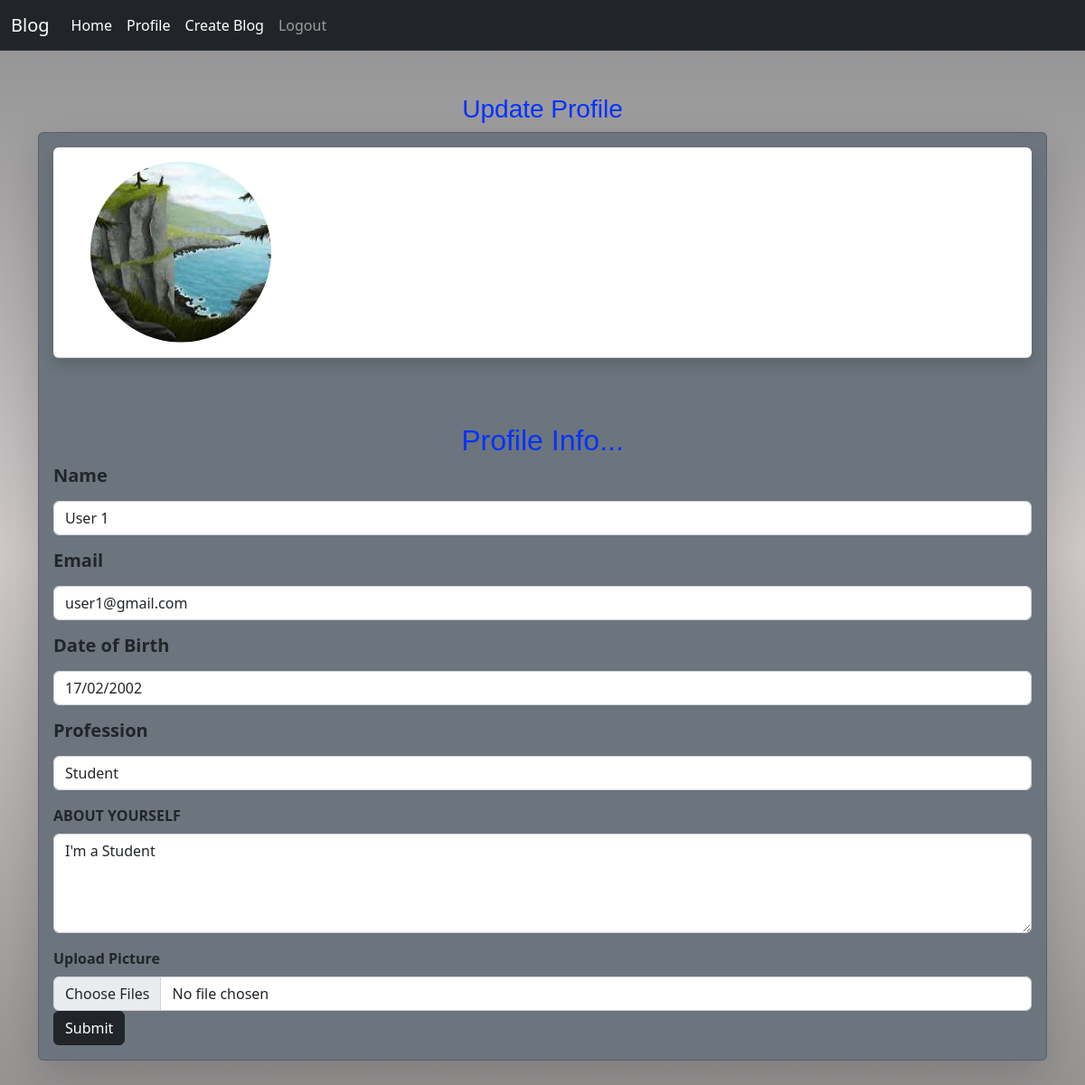
/updateprofile (signed in), run on the app's committed database.
### models.py (models this page shows)
class User(db.Model):
    __tablename__='user'
    id = db.Column(db.Integer, primary_key=True, nullable=False)
    username = db.Column(db.String , unique=True)
    password = db.Column(db.String)
    name = db.Column(db.String)
    email = db.Column(db.String)
    dob = db.Column(db.String)
    profession = db.Column(db.String)
    about_user = db.Column(db.String)
    image = db.Column(db.String, nullable = False, default='default.jpg')
    posts = db.relationship('Post' , backref='user', cascade = 'all,delete')
    followers = db.relationship('Follows', foreign_keys=[Follows.followingid],backref=db.backref('following', lazy='joined'),lazy='dynamic',cascade = 'all,delete')
    following = db.relationship('Follows', foreign_keys=[Follows.followerid],backref=db.backref('follower', lazy='joined'),lazy='dynamic',cascade = 'all,delete')
    cmts = db.relationship('Comment' , backref='user', cascade = 'all,delete')
    l = db.relationship('Like' , backref='user', cascade = 'all,delete')

### app.py (the view, shortened to what this page needs)
@app.route("/updateprofile", methods=["GET","POST"])
def updateprofile():
    if login_check():
        usr = session['user']
        user=User.query.filter(User.username==usr).one()
        user_one=db.session.query(User).filter(User.username==usr).first()
        if request.method == "GET":
            return render_template('updateprofile.html',user=user)
    flash('Login required!', category="error")
    return redirect(url_for('login'))

### app.py (called while the page is built)
def login_check():
    if 'user' in session:
        return True
    else:
        return False

### templates/updateprofile.html (shortened to what this page needs)
{% extends 'base.html' %}
{% block form %}
<div class="container">
    <br><br>
    <h3 align="center">Update Profile</h3>
    <div class="card shadow-lg p-3 mb-5 bg-secondary rounded">
        <div class="card-header shadow p-3 mb-5 bg-white rounded d-flex justify-content-between align-item-center">
            <img class="rounded-circle profile-img" src="{{url_for('static', filename='profile/'+ user.image)}}", alt="img" ></div>
            <br>
            <div class="card-text">
            <form action="/updateprofile" method="POST" enctype="multipart/form-data">
              <div class="card-title"  align="center"><h2>Profile Info...</h2></div>
                <div class="mb-3">
                <label class="form-label"><h5><strong>Name</h5></label>
                <input type="text" class="form-control" name="name" value="{{user.name}}" placeholder="name" required>
                </div>
                <div class="mb-3">
                <label class="form-label"><h5><strong>Email</strong></h5></label>
                <input type="text" class="form-control" value={{user.email}} name="email" placeholder="email">
                </div>
                <div class="mb-3">
                  <label class="form-label"><h5><strong>Date of Birth</strong></h5></label>
                  <input type="text" name="dob" value={{user.dob}} class="form-control" placeholder="dob">
                </div>
                <div class="mb-3">
                  <label class="form-label"><h5><strong>Profession</strong></h5></label>
                  <input type="text" name="prof" value={{user.profession}} class="form-control" placeholder="profession">
                </div>
                <div class="mb-3">
                  <label class="form-label"><b>ABOUT YOURSELF</b></label>
                  <textarea type="text" name="abt_usr" class="form-control" rows="4" placeholder="About yourself" required>{{user.about_user}}</textarea>
                </div>
                <div>
                <label for="formFileMultiple" class="form-label"><b>Upload Picture</b></label>
                <input class="form-control" value="{{user.image}}"  type="file" name="image" id="formFileMultiple" multiple required>
              </div>
                <button class="btn btn-dark">Submit</button>
              </form>
            </div>
    </div>
</div>
{% endblock %}

### static/main.css (style rules this page uses)
.profile-img { height: 200px; width: 250px; clip-path: circle(); }
h1,h2,h3,h4 { color: #0033ff; font-family: 'Trebuchet MS', 'Lucida Sans Unicode', 'Lucida Grande', 'Lucida Sans', Arial, sans-serif; }
body { background: linear-gradient(#909092,#cec8c8,#949191); background-size: cover; background-blend-mode: multiply; }

### data on the page
User: image (picture), name "User 1", email "user1@gmail.com", dob "17/02/2002", prof "Student", abt_usr "I'm a Student"
